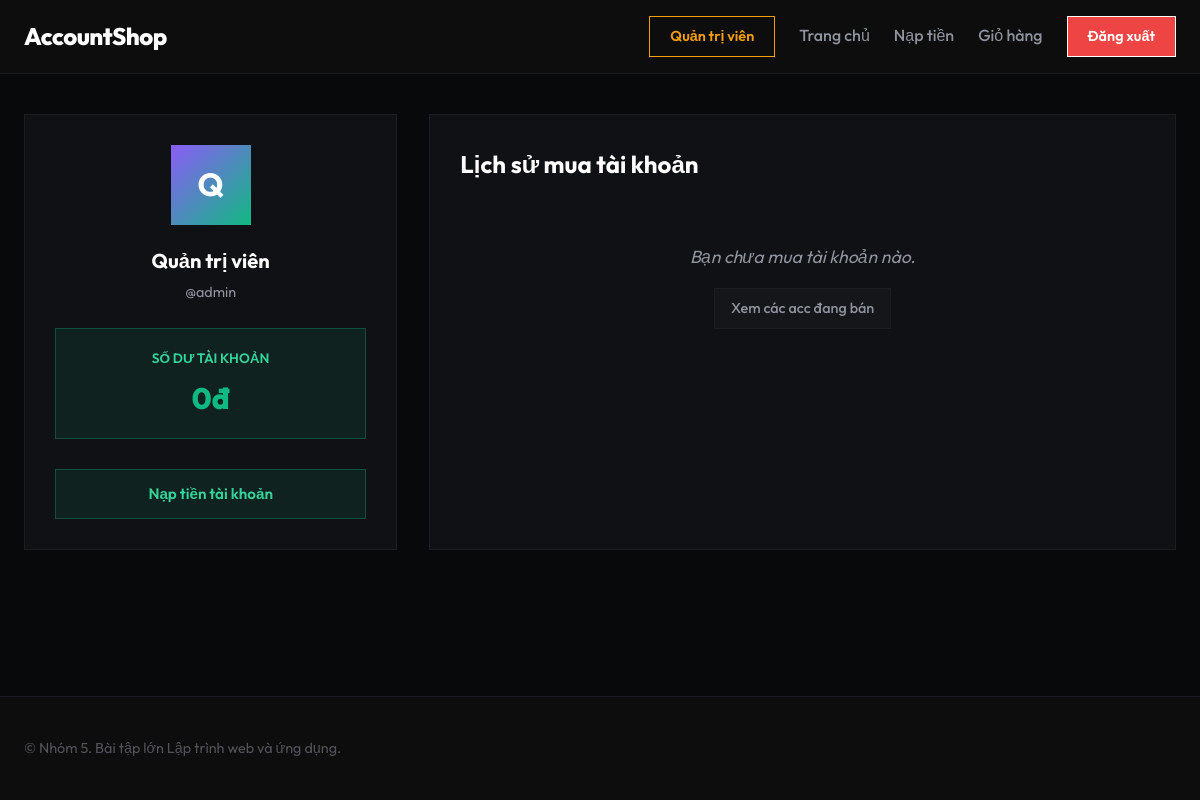
The app's page /profile.php (signed in) with its own data.
### tables this page shows
CREATE TABLE users (
  id INT AUTO_INCREMENT PRIMARY KEY,
  username VARCHAR(50) NOT NULL UNIQUE,
  password VARCHAR(255) NOT NULL,
  fullname VARCHAR(100) NOT NULL,
  role ENUM('admin', 'user') DEFAULT 'user',
  balance DECIMAL(15,0) NOT NULL DEFAULT 0,
  created_at DATETIME DEFAULT CURRENT_TIMESTAMP
);

### profile.php (the view, shortened to what this page needs)
<?php
require_once __DIR__ . '/admin/config/db.php';
$userId = $_SESSION['user_id'];
$userStmt = $pdo->prepare("SELECT * FROM users WHERE id = ?");
$userStmt->execute([$userId]);
$user = $userStmt->fetch();
$ordersStmt = $pdo->prepare("
    SELECT orders.*, accounts.name AS account_name, accounts.account_detail, categories.name AS category_name
    FROM orders
    LEFT JOIN accounts ON orders.account_id = accounts.id
    LEFT JOIN categories ON accounts.category_id = categories.id
    WHERE orders.user_id = ?
    ORDER BY orders.id DESC
");
$ordersStmt->execute([$userId]);
$orders = $ordersStmt->fetchAll();
?>
<!DOCTYPE html>
<html lang="vi">
<head>
    <link rel="stylesheet" href="assets/css/style.css">
</head>
<body>
    <header class="navbar">
        <div class="container navbar-content">
            <a href="index.php" class="logo">
                AccountShop
            </a>
            <div class="nav-links">
                <?php if (isset($_SESSION['admin_logged_in']) && $_SESSION['admin_logged_in'] === true): ?>
                    <a href="admin/dashboard.php" class="btn-nav" style="border-color: #f59e0b; color: #f59e0b !important;">Quản trị viên</a>
                <?php endif; ?>
                <a href="index.php" class="nav-link">Trang chủ</a>
                <a href="topup.php" class="nav-link">Nạp tiền</a>
                <a href="cart.php" class="nav-link">Giỏ hàng</a>
                <a href="logout.php" class="btn-nav" style="background: var(--danger);">Đăng xuất</a>
            </div>
        </div>
    </header>
    <div class="container">
        <div class="profile-grid">
            <aside class="profile-sidebar-card">
                <div class="user-avatar">
                    <?= strtoupper(substr($user['fullname'], 0, 1)) ?>
                </div>
                <div class="user-info-text">
                    <h3><?= htmlspecialchars($user['fullname']) ?></h3>
                    <p>@<?= htmlspecialchars($user['username']) ?></p>
                </div>
                <div class="balance-box">
                    <label>Số dư tài khoản</label>
                    <div class="balance-value"><?= number_format($user['balance'], 0, ',', '.') ?>đ</div>
                </div>
                <div class="deposit-section">
                    <a href="topup.php" class="btn-topup-link">Nạp tiền tài khoản</a>
                </div>
            </aside>
            <main class="profile-main-card">
                <h2 style="font-size: 1.5rem; color: var(--text-white); font-weight: 700; margin-bottom: 20px;">Lịch sử mua tài khoản</h2>
                <?php if (empty($orders)): ?>
                    <div class="empty" style="text-align: center; padding: 40px 0; color: var(--text-gray);">
                        <p style="font-size: 1.1rem; font-style: italic;">Bạn chưa mua tài khoản nào.</p>
                        <a href="index.php" class="tab-btn" style="display: inline-block; margin-top: 16px;">Xem các acc đang bán</a>
                    </div>
                <?php endif; ?>
            </main>
        </div>
    </div>
    <footer>
        <div class="container footer-content">
            <p>&copy; Nhóm 5. Bài tập lớn Lập trình web và ứng dụng.</p>
        </div>
    </footer>
</body>
</html>

### assets/css/style.css (style rules this page uses)
:root { --bg-dark: #08090a; --bg-card: #101114; --bg-card-hover: #17181c; --primary: #ffffff; --text-white: #ffffff; --text-gray: #8e939e; --text-muted: #52525b; --success: #10b981; --danger: #ef4444; --border-color: #1c1d22; --border-hover: #3f3f46; --transition: all 0.2s cubic-bezier(0.16, 1, 0.3, 1); }
* { box-sizing: border-box; margin: 0; padding: 0; border-radius: 0 !important; }
body { font-family: 'Outfit', sans-serif; background-color: var(--bg-dark); color: #e5e5e5; line-height: 1.6; min-height: 100vh; display: flex; flex-direction: column; }
.container { width: 100%; max-width: 1200px; margin: 0 auto; padding: 0 24px; }
.navbar { background-color: #0d0d0d; border-bottom: 1px solid var(--border-color); position: sticky; top: 0; z-index: 100; padding: 16px 0; }
.navbar-content { display: flex; justify-content: space-between; align-items: center; }
.logo { font-size: 1.5rem; font-weight: 800; color: var(--text-white); text-decoration: none; letter-spacing: -0.5px; display: flex; align-items: center; gap: 8px; }
.nav-links { display: flex; align-items: center; gap: 24px; }
.nav-link { color: var(--text-gray); text-decoration: none; font-weight: 500; transition: var(--transition); border-bottom: 1px solid transparent; }
.btn-nav { background: transparent; color: var(--text-white); border: 1px solid #ffffff; padding: 8px 20px; text-decoration: none; font-weight: 600; font-size: 0.9rem; transition: var(--transition); }
.tab-btn { background-color: rgba(255, 255, 255, 0.02); border: 1px solid var(--border-color); color: var(--text-gray); padding: 8px 16px; font-size: 0.9rem; font-weight: 500; cursor: pointer; text-decoration: none; transition: var(--transition); }
footer { background-color: #0d0d0d; border-top: 1px solid var(--border-color); padding: 40px 0; margin-top: auto; color: var(--text-muted); font-size: 0.9rem; }
.footer-content { display: flex; justify-content: space-between; align-items: center; flex-wrap: wrap; gap: 20px; }

### profile.php (style rules this page uses)
.profile-grid { display: grid; grid-template-columns: 1fr 2fr; gap: 32px; margin-top: 40px; margin-bottom: 60px; }
.profile-sidebar-card { background-color: var(--bg-card); backdrop-filter: blur(16px); border: 1px solid var(--border-color); border-radius: var(--radius-md); padding: 30px; height: fit-content; }
.profile-main-card { background-color: var(--bg-card); backdrop-filter: blur(16px); border: 1px solid var(--border-color); border-radius: var(--radius-md); padding: 30px; }
.user-avatar { width: 80px; height: 80px; border-radius: 50%; background: linear-gradient(135deg, #8b5cf6, #10b981); color: white; font-size: 2rem; font-weight: 700; display: flex; align-items: center; justify-content: center; margin: 0 auto 20px auto; }
.user-info-text { text-align: center; margin-bottom: 24px; }
.user-info-text h3 { font-size: 1.25rem; color: var(--text-white); font-weight: 700; }
.user-info-text p { color: var(--text-gray); font-size: 0.9rem; margin-top: 4px; }
.balance-box { background: rgba(16, 185, 129, 0.1); border: 1px solid rgba(16, 185, 129, 0.3); border-radius: var(--radius-sm); padding: 16px; text-align: center; margin-bottom: 30px; }
.balance-box label { font-size: 0.85rem; color: #34d399; font-weight: 600; text-transform: uppercase; }
.balance-value { font-size: 1.85rem; font-weight: 800; color: #10b981; margin-top: 4px; }
.deposit-section { text-align: center; }
.btn-topup-link { display: block; background-color: rgba(16, 185, 129, 0.1); border: 1px solid rgba(16, 185, 129, 0.3); color: #34d399; padding: 12px; border-radius: var(--radius-sm); font-weight: 600; font-size: 0.95rem; text-decoration: none; transition: var(--transition); }

### records on screen
users: fullname "Q", fullname "Quản trị viên", username "admin", balance "0"
